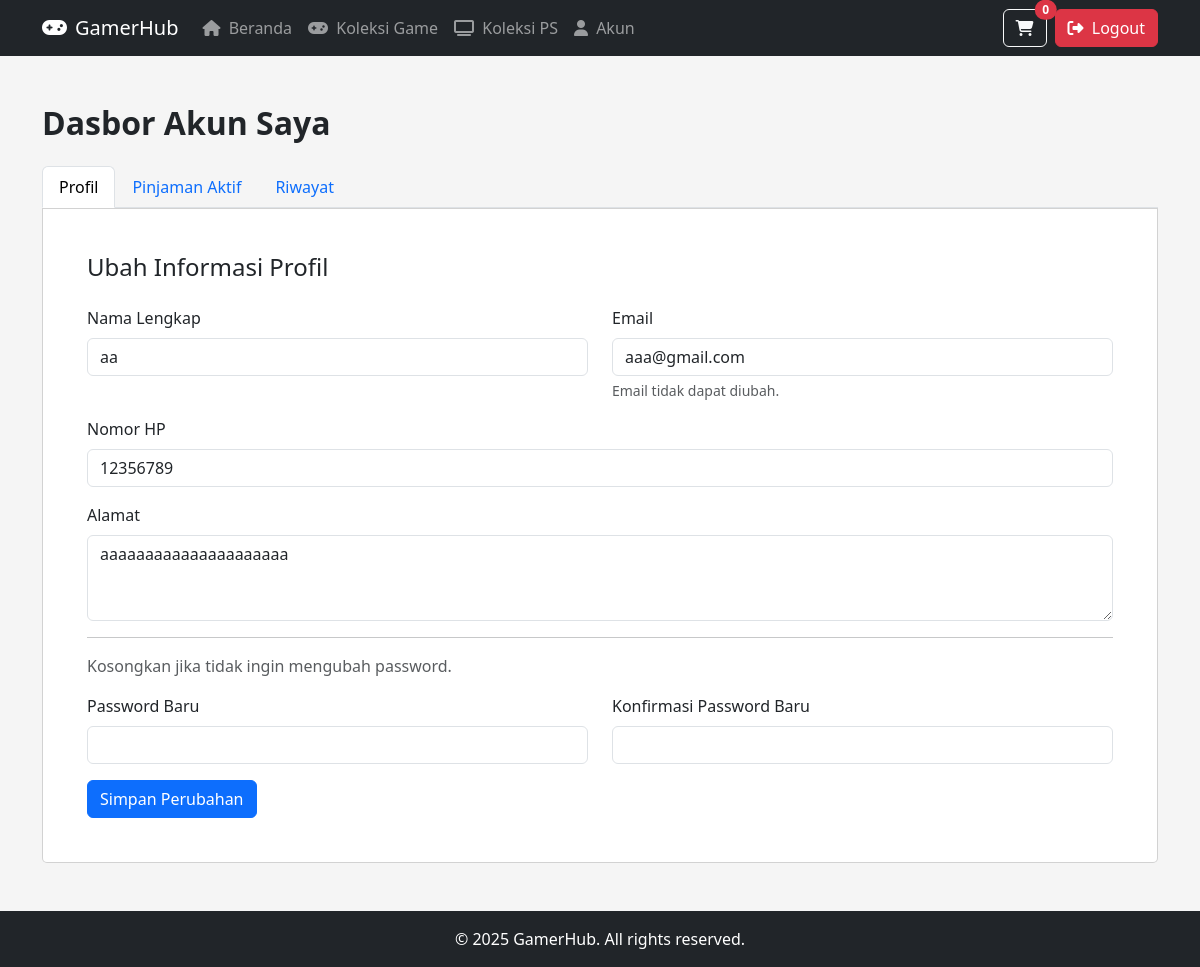
The app's page /account.php (signed in) with its own data.
### tables this page shows
CREATE TABLE `users` (
  `id_user` int(11) NOT NULL,
  `nama_lengkap` varchar(100) NOT NULL,
  `email` varchar(100) NOT NULL,
  `password` varchar(255) NOT NULL,
  `no_hp` varchar(20) DEFAULT NULL,
  `alamat` text DEFAULT NULL,
  `role` enum('admin','user') DEFAULT 'user',
  `created_at` timestamp NOT NULL DEFAULT current_timestamp()
);

### account.php (the view, shortened to what this page needs)
<?php
require_once 'includes/header.php';
require_once 'config/database.php';
$id_user = $_SESSION['user_id'];
$stmt = $pdo->prepare("SELECT * FROM users WHERE id_user = ?");
$stmt->execute([$id_user]);
$user = $stmt->fetch();
?>
<div class="container my-5">
    <h2 class="fw-bold mb-4">Dasbor Akun Saya</h2>
    <ul class="nav nav-tabs" id="accountTab" role="tablist">
        <li class="nav-item" role="presentation">
            <button class="nav-link active" id="profile-tab" data-bs-toggle="tab" data-bs-target="#profile" type="button" role="tab">Profil</button>
        </li>
        <li class="nav-item" role="presentation">
            <button class="nav-link" id="pinjaman-tab" data-bs-toggle="tab" data-bs-target="#pinjaman" type="button" role="tab">Pinjaman Aktif</button>
        </li>
        <li class="nav-item" role="presentation">
            <button class="nav-link" id="riwayat-tab" data-bs-toggle="tab" data-bs-target="#riwayat" type="button" role="tab">Riwayat</button>
        </li>
    </ul>
    <div class="tab-content card" id="accountTabContent">
        <div class="tab-pane fade show active p-4" id="profile" role="tabpanel">
            <h4 class="card-title mb-4">Ubah Informasi Profil</h4>
            <form action="process/account_process.php" method="POST">
                <div class="row">
                    <div class="col-md-6 mb-3">
                        <label class="form-label">Nama Lengkap</label>
                        <input type="text" name="nama_lengkap" class="form-control" value="<?php echo htmlspecialchars($user['nama_lengkap']); ?>" required>
                    </div>
                    <div class="col-md-6 mb-3">
                        <label class="form-label">Email</label>
                        <input type="email" class="form-control" value="<?php echo htmlspecialchars($user['email']); ?>" readonly>
                        <div class="form-text">Email tidak dapat diubah.</div>
                    </div>
                </div>
                <div class="mb-3">
                    <label class="form-label">Nomor HP</label>
                    <input type="tel" name="no_hp" class="form-control" value="<?php echo htmlspecialchars($user['no_hp']); ?>">
                </div>
                <div class="mb-3">
                    <label class="form-label">Alamat</label>
                    <textarea name="alamat" class="form-control" rows="3"><?php echo htmlspecialchars($user['alamat']); ?></textarea>
                </div>
                <hr>
                <p class="text-muted">Kosongkan jika tidak ingin mengubah password.</p>
                <div class="row">
                    <div class="col-md-6 mb-3">
                        <label class="form-label">Password Baru</label>
                        <input type="password" name="password_baru" class="form-control">
                    </div>
                    <div class="col-md-6 mb-3">
                        <label class="form-label">Konfirmasi Password Baru</label>
                        <input type="password" name="konfirmasi_password" class="form-control">
                    </div>
                </div>
                <button type="submit" name="update_profile" class="btn btn-primary">Simpan Perubahan</button>
            </form>
        </div>
    </div>
</div>
<?php
require_once 'includes/footer.php';
?>

### style.css (style rules this page uses)
:root { --primary: #0d6efd; --secondary: #6c757d; --dark: #212529; --light: #f8f9fa; --success: #198754; }
body { font-family: 'Segoe UI', Tahoma, Geneva, Verdana, sans-serif; background-color: #f5f5f5; }
.tab-content { padding: 20px; background-color: white; border-radius: 0 0 5px 5px; }

### records on screen
users: nama_lengkap "aa", email "aaa@gmail.com", no_hp "12356789", alamat "aaaaaaaaaaaaaaaaaaaaa"
